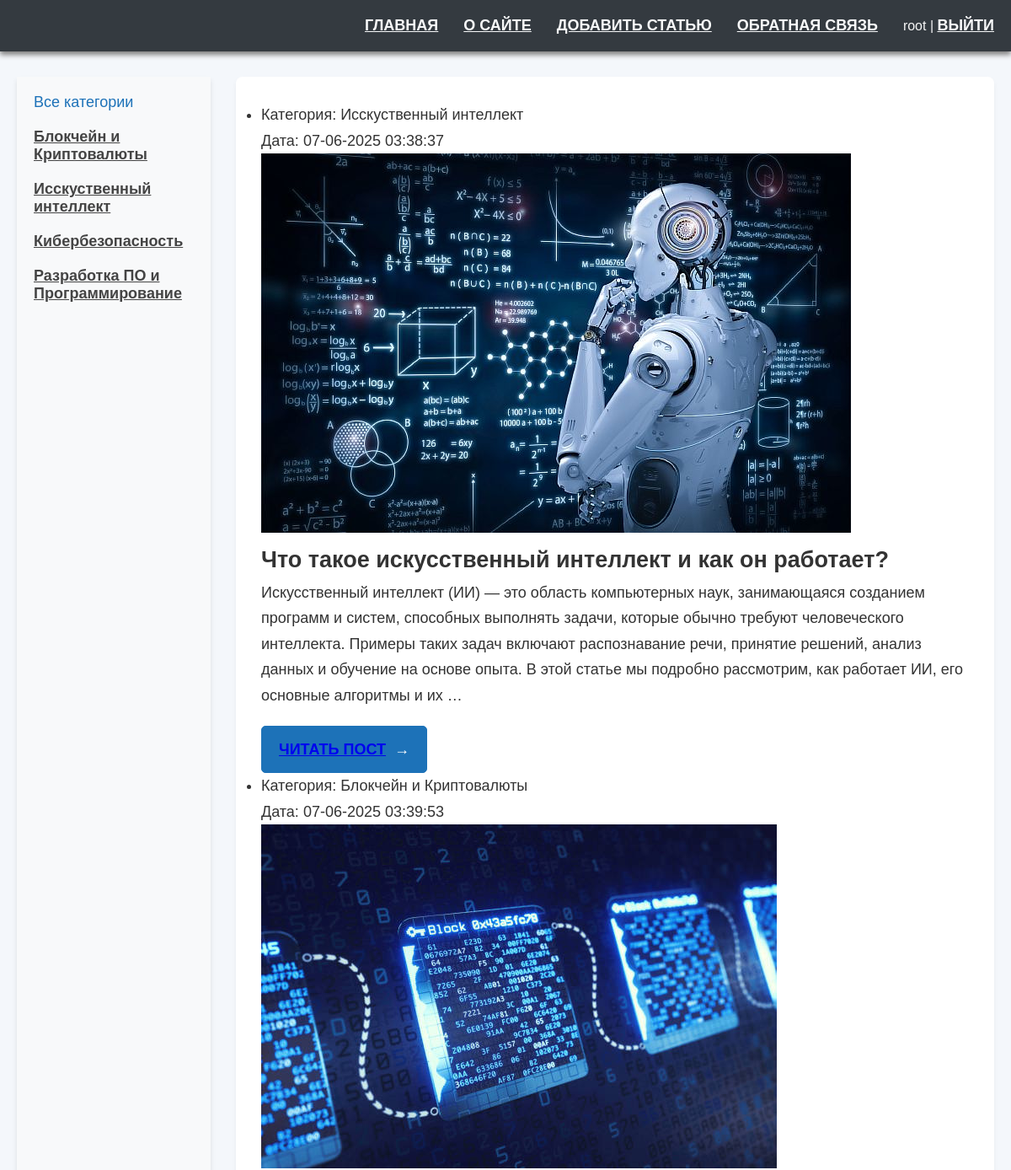
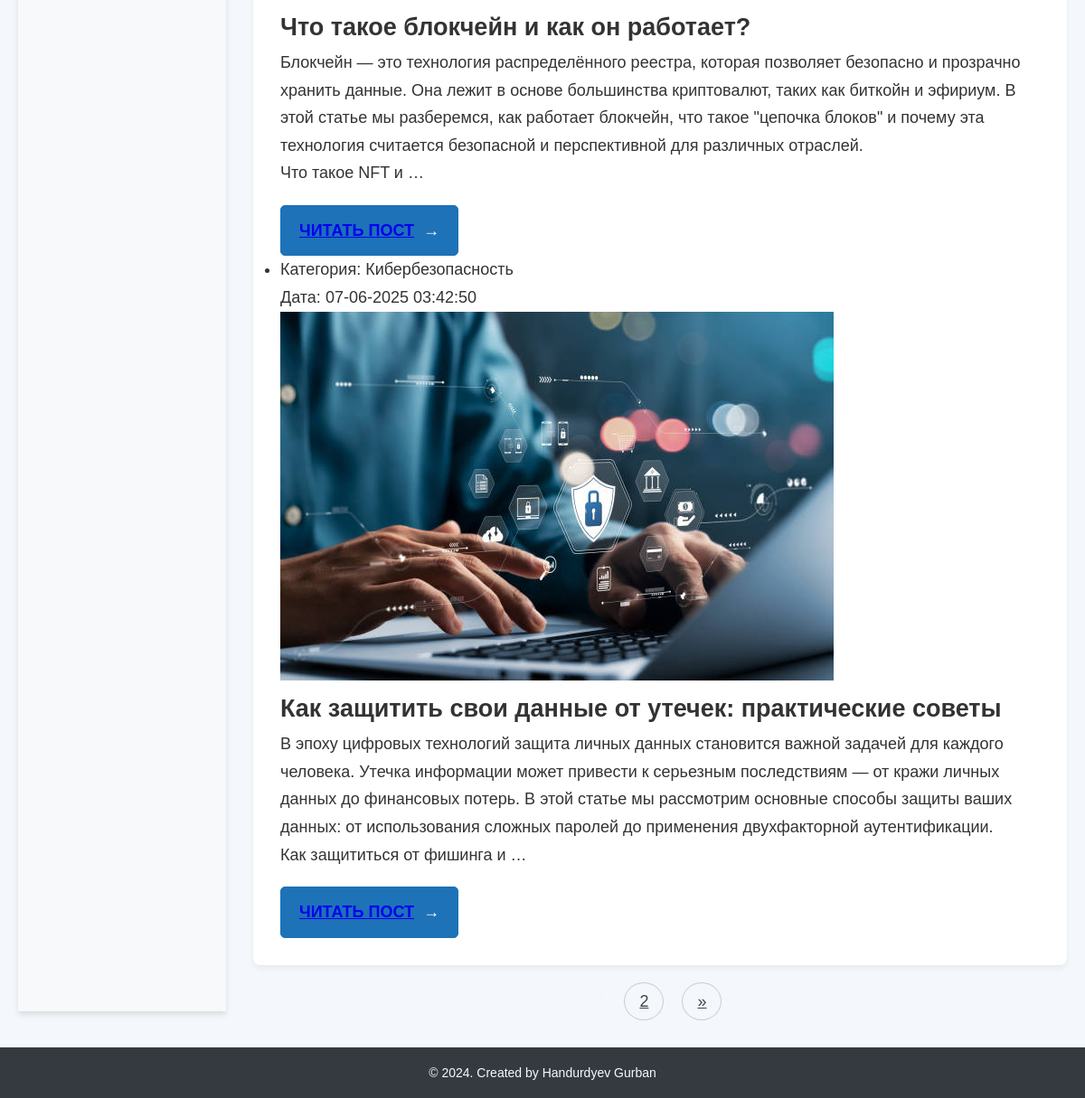
The app's page / (signed in) with its own data (2 pictures, top to bottom).
### articles/models.py (models this page shows, shortened)
class Category(models.Model):
    name = models.CharField(max_length=100, db_index=True, verbose_name="Категория")
    slug = models.SlugField(max_length=255, unique=True, db_index=True, verbose_name="URL")
    def __str__(self):
        return self.name
    def get_absolute_url(self):
        return reverse('category', kwargs={'cat_slug': self.slug})
    class Meta:
        verbose_name = 'Категория'
        verbose_name_plural = 'Категории'
        ordering = ['id']

class Articles(models.Model):
    title = models.CharField(max_length=255, verbose_name="Заголовок")
    slug = models.SlugField(max_length=255, unique=True, db_index=True, verbose_name="URL")
    content = models.TextField(blank=True, verbose_name="Текст статьи")
    photo = models.ImageField(upload_to="photos/%Y/%m/%d/", null=True, blank=True, verbose_name="Фото")
    video = models.FileField(upload_to='media', default='', null=True, blank=True, verbose_name='Video')
    time_create = models.DateTimeField(auto_now_add=True, verbose_name="Время создания")
    time_update = models.DateTimeField(auto_now=True, verbose_name="Время изменения")
    is_published = models.BooleanField(default=True, verbose_name="Публикация")
    cat = models.ForeignKey('Category', on_delete=models.PROTECT, verbose_name="Категории")
    def get_absolute_url(self):
        return reverse('post', kwargs={'post_slug': self.slug})
    class Meta:
        verbose_name = 'Статьи'
        verbose_name_plural = 'Статьи'
        ordering = ['id']

### articles/views.py (the view)
# urls.py: path('', ArticlesHome.as_view(), name='home'),
class ArticlesHome(DataMixin, ListView):
    model = Articles
    template_name = 'articles/index.html'
    context_object_name = 'posts'
    def get_context_data(self, *, object_list=None, **kwargs):
        context = super().get_context_data(**kwargs)
        c_def = self.get_user_context(title="Главная страница")
        return dict(list(context.items()) + list(c_def.items()))
    def get_queryset(self):
        return Articles.objects.filter(is_published=True)

### articles/utils.py (called while the page is built)
    def get_user_context(self, **kwargs):
        context = kwargs
        cats = Category.objects.annotate(Count('articles'))
        user_menu = menu.copy()
        if not self.request.user.is_authenticated:
            user_menu.pop(1)
        context['menu'] = user_menu
        context['cats'] = cats
        if 'cat_selected' not in context:
            context['cat_selected'] = 0
        return context

### articles/templates/articles/index.html (shortened to what this page needs)
{% extends 'articles/base.html' %}
{% block content %}
<ul class="list-articles">
	{% for p in posts %}
			<li><div class="article-panel">
	<p class="first">Категория: {{p.cat}}</p>
	<p class="last">Дата: {{p.time_update|date:"d-m-Y H:i:s"}}</p>
</div>
{% if p.photo %}
	<p><img class="img-article-left thumb" src="{{p.photo.url}}"></p>
{% endif %}
				<h2>{{p.title}}</h2>
	{% autoescape on %}
	{{p.content|linebreaks|truncatewords:50}}
	{% endautoescape %}
			<p class="link-read-post"><a href="{{ p.get_absolute_url }}">Читать пост</a></p>
			</li>
	{% endfor %}
</ul>
{% endblock %}

### articles/templates/articles/base.html (shortened to what this page needs)
{% load static %}
{% load templatetags.articles_tags %}
<!DOCTYPE html>
<html lang="ru">
<head>
    <link type="text/css" href="{% static 'articles/css/styles.css' %}" rel="stylesheet" />
</head>
<body>
    <div class="wrapper">
        {% block mainmenu %}
        <header class="header">
            <div class="container">
                <div class="header-inner">
                    <nav>
                        <ul class="mainmenu">
                            <li><a href="{% url 'home' %}">Главная</a></li>
                            {% for m in menu %}
                                <li><a href="{% url m.url_name %}">{{ m.title }}</a></li>
                            {% endfor %}
                            {% if request.user.is_authenticated %}
                                <li> {{ user.username }} | <a href="{% url 'logout' %}">Выйти</a></li>
                            {% else %}
                                <li><a href="{% url 'register' %}">Регистрация</a> | <a href="{% url 'login' %}">Войти</a></li>
                            {% endif %}
                        </ul>
                    </nav>
                </div>
            </div>
        </header>
        {% endblock %}
        <div class="container">
            <main>
                <div class="content-wrapper">
                    <aside class="sidebar">
                        <ul class="categories">
                            {% if cat_selected == 0 %}
                                <li class="selected">Все категории</li>
                            {% else %}
                                <li><a href="{% url 'home' %}">Все категории</a></li>
                            {% endif %}
                            {% for c in cats %}
                                {% if c.articles__count > 0 %}
                                    <li class="{% if c.pk == cat_selected %}selected{% endif %}">
                                        <a href="{{ c.get_absolute_url }}">{{ c.name }}</a>
                                    </li>
                                {% endif %}
                            {% endfor %}
                        </ul>
                    </aside>
                    <section class="main-content">
                        <div class="content-text">
                            {% block content %}{% endblock %}
                        </div>
                        {% if page_obj.has_other_pages %}
                        <nav class="pagination">
                            <ul>
                                {% for p in paginator.page_range %}
                                    {% if page_obj.number == p %}
                                        <li class="active">{{ p }}</li>
                                    {% elif p >= page_obj.number|add:-2 and p <= page_obj.number|add:2 %}
                                        <li><a href="?page={{ p }}">{{ p }}</a></li>
                                    {% endif %}
                                {% endfor %}
                                {% if page_obj.has_next %}
                                    <li><a href="?page={{ page_obj.next_page_number }}">»</a></li>
                                {% endif %}
                            </ul>
                        </nav>
                        {% endif %}
                    </section>
                </div>
            </main>
        </div>
        <footer id="footer">
            <div class="container">
                <p>&copy; 2024. Created by Handurdyev Gurban</p>
            </div>
        </footer>
    </div>
</body>
</html>

### articles/static/articles/css/styles.css (style rules this page uses)
* { margin: 0; padding: 0; box-sizing: border-box; }
html, body { font-family: 'Arial', sans-serif; background-color: #f4f7fb; color: whitesmoke; height: 100%; width: 100%; }
.container { width: 100%; max-width: 1200px; margin: 0 auto; padding: 0 20px; }
.header { background: #343a40; padding: 20px 0; box-shadow: 0 4px 6px gray; }
.header .header-inner { display: flex; justify-content: space-between; align-items: center; }
.header nav { flex: 1; text-align: right; }
.header .mainmenu { list-style: none; display: flex; align-items: center; justify-content: flex-end; }
.header .mainmenu li { margin-left: 30px; }
.header .mainmenu li a { color: #f8f9fa; font-size: 18px; text-transform: uppercase; font-weight: bold; transition: color 0.3s ease; }
.sidebar { width: 230px; background-color: #f8f9fa; padding: 20px; margin-right: 30px; box-shadow: 0 4px 6px rgba(0, 0, 0, 0.1); }
.sidebar .categories { list-style: none; }
.sidebar .categories li { margin-bottom: 20px; font-size: 18px; }
.sidebar .categories li a { color: #444; font-weight: 600; }
.sidebar .categories li.selected, .sidebar .categories li a:hover { color: #1d72b8; }
.main-content { flex: 1; }
.content-wrapper { display: flex; justify-content: space-between; margin-top: 30px; }
.content-text { font-size: 18px; line-height: 1.7; color: #333; padding-right: 20px; background: #fff; box-shadow: 0 4px 6px rgba(0, 0, 0, 0.05); border-radius: 8px; padding: 30px; }
.pagination { margin-top: 30px; text-align: center; }
.pagination ul { list-style: none; display: inline-flex; }
.pagination li { margin: 0 10px; }
.pagination li a { color: #444; font-size: 18px; padding: 10px 16px; border: 1px solid #ccc; border-radius: 50%; transition: background-color 0.3s ease; }
#footer { background: #343a40; color: #f8f9fa; text-align: center; padding: 20px 0; margin-top: 40px; font-size: 14px; }
.link-read-post { display: inline-block; background-color: #1d72b8; color: white; padding: 12px 20px; font-size: 18px; font-weight: bold; text-transform: uppercase; border-radius: 5px; border: 1px solid #1d72b8; text-decoration: none; transition: all 0.3s ease; position: relative; margin-top: 20px; }
.link-read-post::after { content: "→"; font-size: 18px; margin-left: 10px; font-weight: bold; transition: transform 0.3s ease; }

### records on screen
Category: name "Блокчейн и Криптовалюты"
Category: name "Исскуственный интеллект"
Category: name "Кибербезопасность"
Category: name "Разработка ПО и Программирование"
Articles: cat "Исскуственный интеллект", time_update "07-06-2025 03:38:37", photo (picture), title "Что такое искусственный интеллект и как он работает?", content "Искусственный интеллект (ИИ) — это область компьютерных наук, занимающаяся созданием программ и систем, способных выполнять задачи, которые обычно требуют человеческого интеллекта. Примеры таких задач включают распознавание речи, принятие решений, анализ данных и обучение на основе опыта. В этой статье мы подробно рассмотрим, как работает ИИ, его основные алгоритмы и их …"
Articles: cat "Блокчейн и Криптовалюты", time_update "07-06-2025 03:39:53", photo (picture), title "Что такое блокчейн и как он работает?", content "Блокчейн — это технология распределённого реестра, которая позволяет безопасно и прозрачно хранить данные. Она лежит в основе большинства криптовалют, таких как биткойн и эфириум. В этой статье мы разберемся, как работает блокчейн, что такое \"цепочка блоков\" и почему эта технология считается безопасной и перспективной для различных отраслей. Что такое NFT и …"
Articles: cat "Кибербезопасность", time_update "07-06-2025 03:42:50", photo (picture), title "Как защитить свои данные от утечек: практические советы", content "В эпоху цифровых технологий защита личных данных становится важной задачей для каждого человека. Утечка информации может привести к серьезным последствиям — от кражи личных данных до финансовых потерь. В этой статье мы рассмотрим основные способы защиты ваших данных: от использования сложных паролей до применения двухфакторной аутентификации. Как защититься от фишинга и …"

### other values on screen
{{ m.title }} "О САЙТЕ" "ДОБАВИТЬ СТАТЬЮ" "ОБРАТНАЯ СВЯЗЬ"
{{ user.username }} "root"
{{ p }} "2"
